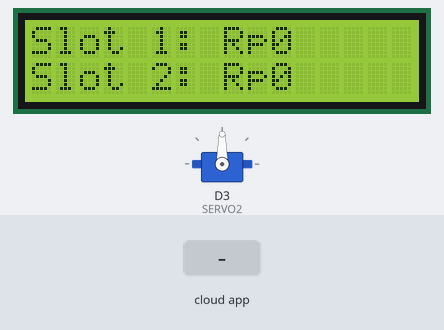
Recording of a sketch running on a simulated ESP8266 (NodeMCU). On the bench: 16×2 character LCD, servo. Inputs (shaded band) come from the test bench. WiFi joins after 1.5 s; servers stay silent unless stated; network time is answered at once with the bench clock; the local clock reads 2024-03-15 10:24:30 at power-on unless the sketch sets it; no MQTT or app messages arrive unless stated; what the sketch prints to the serial monitor is not drawn.

Above: at 3.2 s.
3.3 s: the phone or cloud app sets exitgate to BUKA
At 3.76 s:
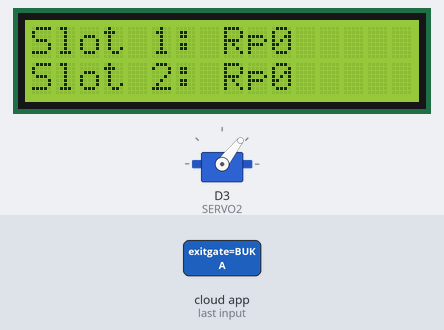
At 5.0 s:
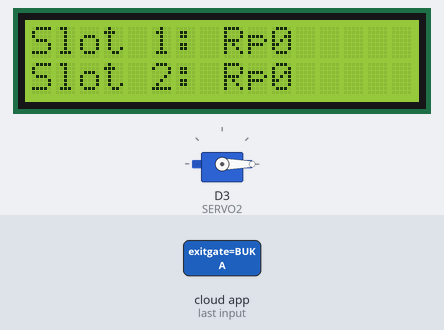
6.0 s: the phone or cloud app sets exitgate to TUTUP
At 6.46 s:
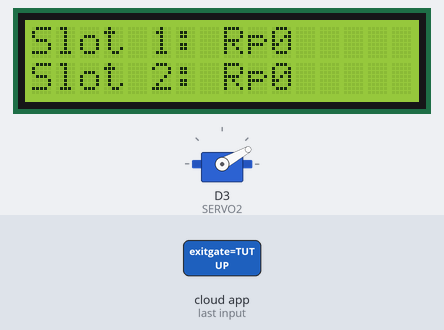
Timing chart, 0 to 9.0 s (numbered marks = the images above; inputs shaded):
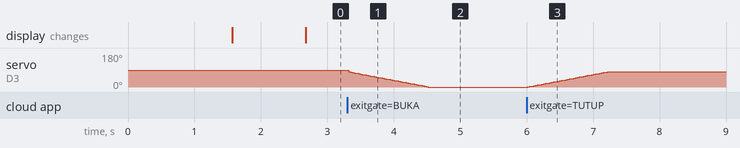

The sketch:

nodemcu_side.ino
```cpp
#include <ESP8266WiFi.h>

#include <SoftwareSerial.h>
SoftwareSerial s(D6,D5);
#include<NTPClient.h>
#include<WiFiUdp.h>
#include<Adafruit_MQTT.h>
#include<Adafruit_MQTT_Client.h>

#include<Wire.h>
#include<LiquidCrystal_PCF8574.h>
#include<Servo.h>

#define MQTT_SERVER  "io.adafruit.com"
#define MQTT_PORT    1883
#define IO_USERNAME  "kelompok7_ITERA"
#define IO_KEY       "aio_cXGr35ZzaIcnvBST3nAZRKn0vHjH"
#define WIFI_SSID "Redmi" //Nama SSID yang terhubung ke internet
#define WIFI_PASSWORD "udong123" // Password WiFI
#define SERVO2 D3

Servo myservo2;
int pos=0;

//inisialisasi NTPClient
WiFiUDP ntpUDP;
//timeClient(wifiUDP, url_ntp, zona_waktu, interval_update)
NTPClient timeClient(ntpUDP, "id.pool.ntp.org", 25200, 60000);

LiquidCrystal_PCF8574 lcd(0x27); //buat objek lcd

int slot1=1, slot2=1, countCar=0, last_countCar=0; //menampung nilai dari arduino
bool last_slot1=true, last_slot2=true;
int timeSlot1, timeSlot2;
String biayaSlot1="0", biayaSlot2="0";
int hh, mm; //hour dan minute
bool status_exitGate=false;

//inisialisasi server adafruit
WiFiClient client;
Adafruit_MQTT_Client mqtt(&client, MQTT_SERVER, MQTT_PORT, IO_USERNAME, IO_KEY);

//button subscribe virtual adafruit
Adafruit_MQTT_Subscribe ExitGate = Adafruit_MQTT_Subscribe(&mqtt, IO_USERNAME "/feeds/exitgate");

//Set up the feed you're publishing to
Adafruit_MQTT_Publish CountCar = Adafruit_MQTT_Publish(&mqtt,IO_USERNAME "/feeds/countcar");
Adafruit_MQTT_Publish Slot1 = Adafruit_MQTT_Publish(&mqtt,IO_USERNAME "/feeds/slot1");
Adafruit_MQTT_Publish Slot2 = Adafruit_MQTT_Publish(&mqtt,IO_USERNAME "/feeds/slot2");

void setup() {
  Serial.begin(9600);
  s.begin(1000); //inisialisasi baud rate serial komunikasi
  mqtt.subscribe(&ExitGate);
  //sambungkan nodemcu dengan wifi
  WiFi.begin(WIFI_SSID, WIFI_PASSWORD);
  Serial.print("Connecting to Wi-Fi");

  //loading koneksi dengan ..
  while (WiFi.status() != WL_CONNECTED) {
    Serial.print(".");
    delay(300);
  }

  Serial.println();
  Serial.print("Connected with IP: ");
  Serial.println(WiFi.localIP());
  Serial.println();

  //sambungkan timeClient dengan NTP server
  timeClient.begin();

  //Koneksi LCD
  Wire.begin();
  Wire.beginTransmission(0x27);
  int errorLCD = Wire.endTransmission();
  Serial.print("Error: ");
  Serial.println(errorLCD);
  if(errorLCD == 0){
    Serial.println(": LCD found");
  }else{
    Serial.println(": LCD not found");
  }
  lcd.begin(16, 2);
  myservo2.attach(SERVO2);
  while (!Serial) continue;
}

void loop() {
  //decode data dari arduino
  String data = s.readString();
  slot1 = getValue(data, ',', 0).toInt();
  slot2 = getValue(data, ',', 1).toInt();
  countCar = getValue(data, ',', 2).toInt();

  //hubungkan nodemcu dengan MQTT server adafruit
  MQTT_connect();

  //cek total kendaraan di parkiran
  if(countCar != last_countCar){
    CountCar.publish(countCar);
    last_countCar = countCar;
  }

  //update waktu saat ini
  timeClient.update();
  hh = timeClient.getHours();
  mm = timeClient.getMinutes();
  Serial.println("Waktu : " + String(hh) + ":" + String(mm));

  //cek slot parkir 1
  if(slot1 != last_slot1){
    Slot1.publish(slot1);
    if(!slot1){
      //waktu saat masuk slot parkir
      timeSlot1 = (hh*60) + mm;
      biayaSlot1 = "0";
    }else{
      //waktu saat keluar slot parkir
      timeSlot1 = ((hh*60) + mm) - timeSlot1;
      //penentuan biaya parkir
      biayaSlot1 = kalkulasiHargaParkir(timeSlot1);
    }
    last_slot1 = slot1; //update nilai last_slot dengan status saat ini
  }

  //cek slot parkir 2
  if(slot2 != last_slot2){
    Slot2.publish(slot2);
    if(!slot2){
      //waktu saat masuk slot parkir
      timeSlot2 = (hh*60) + mm;
      biayaSlot2 = "0";
    }else{
      //waktu saat keluar slot parkir
      timeSlot2 = ((hh*60) + mm) - timeSlot2;
      //penentuan biaya parkir
      biayaSlot2 = kalkulasiHargaParkir(timeSlot2);
    }
    last_slot2 = slot2; //update nilai last_slot dengan status saat ini
  }

  //Menampilkan harga pada LCD
  lcd.setBacklight(255);
  lcd.home();
  lcd.clear();
  lcd.print("Slot 1: Rp"+ biayaSlot1);
  lcd.setCursor(0,1);
  lcd.print("Slot 2: Rp"+ biayaSlot2);

  Adafruit_MQTT_Subscribe * subscription;
  while ((subscription = mqtt.readSubscription(5000))) {
  // Check if its ExitGate feed
  if (subscription == &ExitGate) {
    Serial.print(F("Gerbang keluar: "));
    Serial.println((char *)ExitGate.lastread);

    if (!strcmp((char *)ExitGate.lastread, "BUKA")) {
      status_exitGate = true; //buka gerbang
    }
    if (!strcmp((char *)ExitGate.lastread, "TUTUP")) {
      status_exitGate = false; //tutup gerbang
    }
    gerakanServo2(status_exitGate);
  }
}
  delay(1000);
}

void MQTT_connect() {
  // Stop jika sudah terkoneksi
  if (mqtt.connected()){
    return;
  }
  mqtt.disconnect();
  mqtt.connect();
}

String kalkulasiHargaParkir(int timeSlot){
  if(timeSlot > 180) return "6000";
  else if(timeSlot > 120) return "4000";
  else return "2000";
}

void gerakanServo2(bool buka){
  if(buka){
      for(pos = 80; pos >= 0; pos-= 1){
        // step setiap 1 derajat
        myservo2.write(pos);
        delay(15); // menunggu 15 milidetik
      }
    }else{
      for(pos = 0; pos<=80; pos+=1){
        myservo2.write(pos);
        delay(15); // menunggu 15 milidetik
      }
    }
}

String getValue(String data, char separator, int index)
{
    int found = 0;
    int strIndex[] = { 0, -1 };
    int maxIndex = data.length() - 1;

    for (int i = 0; i <= maxIndex && found <= index; i++) {
        if (data.charAt(i) == separator || i == maxIndex) {
            found++;
            strIndex[0] = strIndex[1] + 1;
            strIndex[1] = (i == maxIndex) ? i+1 : i;
        }
    }
    return found > index ? data.substring(strIndex[0], strIndex[1]) : "";
}
```

Measured:
- after the input at 3.3 s, servo on D3 (SERVO2): moves from 90° to 0° over 1.2 s, starting at once
- after the input at 6.0 s, servo on D3 (SERVO2): moves from 0° to 80° over 1.2 s, starting at once
